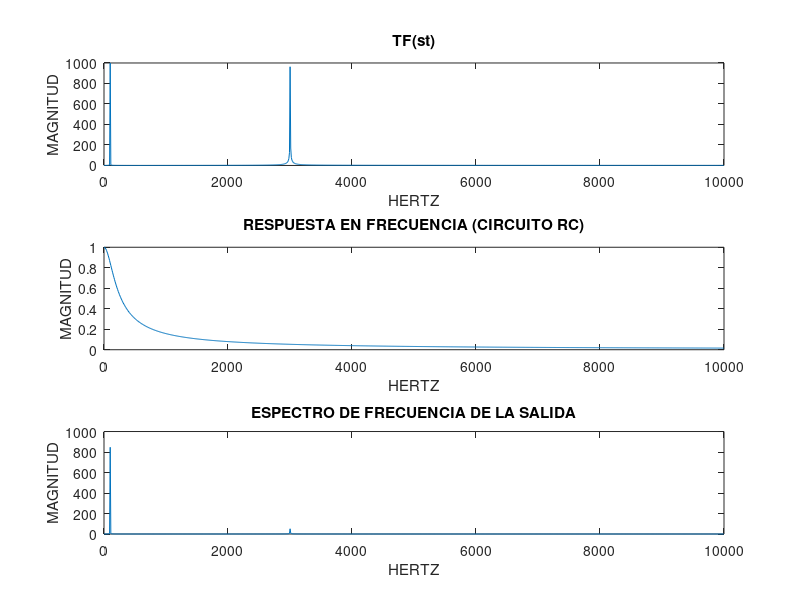

Recreate this plot in MATLAB.
clear all%LIMPIAR WORKSPACE(VARIABLES)
close all % CERRAR VENTANAS
clc %LIMPIAR VENTANA DE COMANDO
 %----------------------
F1=100;
F2=3000;
tf=0.1;%TIEMPO FINAL
t=linspace(0,tf,2000);%VECTOR TIEMPO
M=length(t);%CANTIDA DE PUN TOS
duracion=tf;%DURACION DE LA SEÑAL
%FRECUENCIA DE MUESTREO
Fs=M/duracion;
%CREAR SEÑALES 
s1=sin(2*pi*F1*t);
s2=sin(2*pi*F2*t);
st=s1+s2;%ONDA RESULTANTE
%ESPECTRO EN FRECUENCIA
Tf1=fft(st);
%MAGNITUD
Tf1=abs(Tf1);
%CANTIDAD DE MUESTRAS
N=length(Tf1);
%DEFINIR VECTOR DE FRECUENCIA
F=linspace(0,Fs,N);
subplot(311)
plot(F(1:N/2),Tf1(1:N/2))
title('TF(st)')
xlabel('HERTZ')
ylabel('MAGNITUD')
%--------DEFINIR EL SISTEMA RC--------------------
R=10;%10 OHM
C=100/(1000000);%100uf
%NUM
b=[0 1];
%DEN
a=[R*C 1];
%RESPUESTA EN FRECUENCIA (tiempo(continuo ))
H=freqs(b,a,2*pi*F);
%MAGNITUD
H_mag=abs(H);
subplot(312)
plot(F(1:N/2),H_mag(1:N/2))
title('RESPUESTA EN FRECUENCIA (CIRCUITO RC)')
ylabel('MAGNITUD')
xlabel('HERTZ')
%-----------------------------
%SALIDA
subplot(313)
Yf=Tf1.*H_mag;
plot(F(1:N/2),Yf(1:N/2))
title('ESPECTRO DE FRECUENCIA DE LA SALIDA')
ylabel('MAGNITUD')
xlabel('HERTZ')
